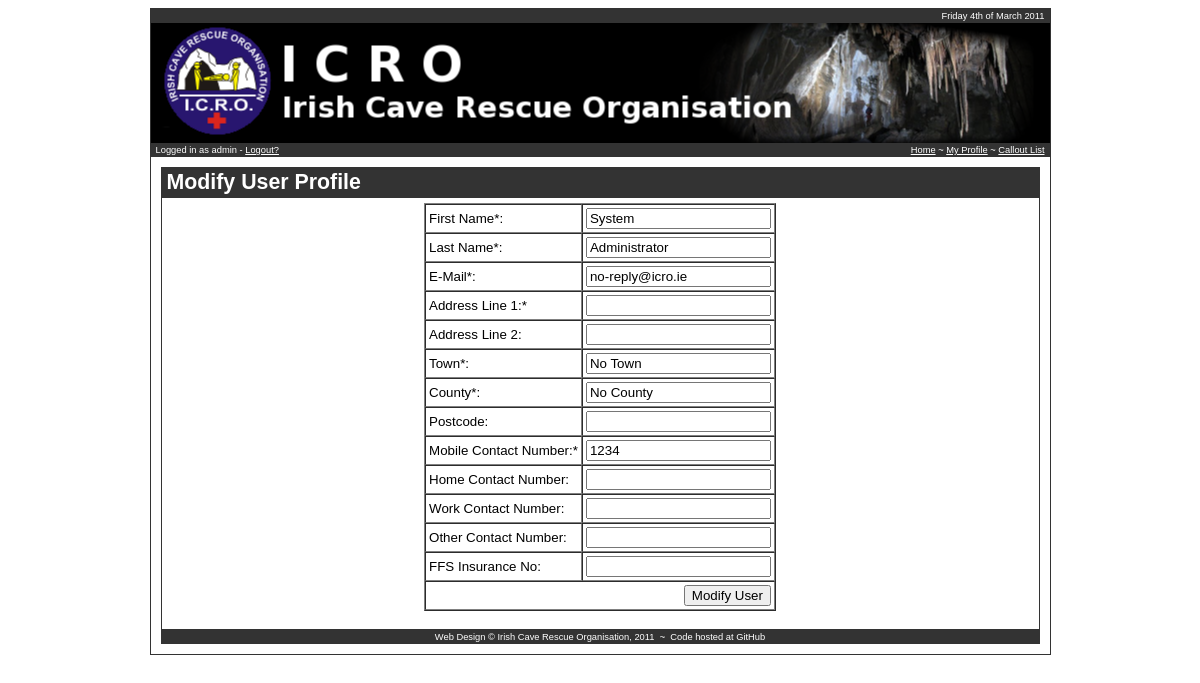
The page /edit_profile.php?user_id=2 (signed in) on the database its author committed.
### tables this page shows
CREATE TABLE `users` (
  `user_id` int(11) NOT NULL auto_increment,
  `first_name` varchar(45) NOT NULL,
  `last_name` varchar(45) NOT NULL,
  `home_phone` varchar(20) default NULL,
  `mobile_phone` varchar(20) default NULL,
  `work_phone` varchar(20) default NULL,
  `other_phone` varchar(20) default NULL,
  `address_line1` varchar(45) default NULL,
  `address_line2` varchar(45) default NULL,
  `town` varchar(45) default NULL,
  `county` varchar(45) default NULL,
  `postcode` varchar(10) default NULL,
  `email` varchar(45) NOT NULL,
  `username` varchar(45) NOT NULL,
  `password` varchar(45) NOT NULL,
  `regdate` datetime default NULL,
  `last_login` datetime default NULL,
  `active` int(2) default NULL,
  `lat` float default NULL,
  `lng` float default NULL,
  `ffs_num` varchar(15) default NULL,
  PRIMARY KEY  (`user_id`),
  UNIQUE KEY `K_USERNAME` (`username`)
);

### config/config.php (called while the page is built, shortened)
<?php
$DB_USER='root';
$DB_PASS='';
$DB_HOST='127.0.0.1';
$DB_NAME='icroweb';
$OFFLINE_SITE=false;
?>

### classes/DBLink.php (called while the page is built, shortened)
<?php
class DBLink
{
    var $db_object;
    function DBLink()
    {
        require('/var/www/html/icro/config/config.php');
        $this->db_object = mysql_connect($DB_HOST, $DB_USER, $DB_PASS);
    }
    function doQuery($query)
    {
        $result = mysql_query($query, $this->db_object);
        if (!$result)
        {
            $this->last_error = mysql_error();
            return false;
        }
        else
        {
            return true;
        }
    }
    function fetchQuery($query)
    {
        $result = mysql_query($query, $this->db_object);
        if (!$result)
        {
            $this->last_error = mysql_error();
            return false;
        }
        else
        {
            for ($i=0; $i < mysql_num_rows($result); $i++)
            {
                $res_array[$i] = mysql_fetch_array($result,MYSQL_BOTH);
            }
            return $res_array;
        }
    }
}
?>

### classes/Sentry.php (called while the page is built, shortened)
<?php
class Sentry
{
    function Sentry()
    {
		require('/var/www/html/icro/config/config.php');
    }
    function login($user = '', $pass = '')
    {
        require_once('DBLink.php');
        require_once('Validator.php');
        $loginConnector = new DBLink();
        $validate = new Validator();
        if (isset($_SESSION['username']) && isset($_SESSION['password']))
        {
            $user = $_SESSION['username'];
            $pass = $_SESSION['password'];
        }
        $sql = "SELECT * FROM users WHERE username = '$user' AND password = '$pass' AND active = 1";
        $this->userdata = $loginConnector->fetchQuery($sql);
        if (!$this->userdata)
        {
            $this->logout();
            return false;
        }
        else
        {
            $date = date("Y-m-d H:i:s");
            return true;
        }
    }
    function hasPermission($role_id = 0)
    {
        $db = new DBLink();
        $sql = "select * from user_roles where role_id=1 and user_id = '".$_SESSION['user_id']."';";
        $result = $db->fetchQuery($sql);
        if (!$result)
        {
            $sql = "select * from user_roles where role_id=$role_id and user_id = '".$_SESSION['user_id']."';";
            $result = $db->fetchQuery($sql);
            if (!$result)
            {
                return false;
            }
            else
            {
                return true;
            }
        }
        else
        {
            return true;
        }
    }
}
?>

### classes/Validator.php (called while the page is built, shortened)
<?php
class Validator
{
    function validateTextOnly($theinput,$description = '')
    {
        $result = ereg ("^[A-Za-z0-9\()' \.]+$", $theinput );
        if ($result)
        {
            return true;
        }
        else
        {
            $this->errors[] = $description;
            return false;
        }
    }
}
?>

### edit_profile.php (the view, shortened to what this page needs)
<?php
 require("template/header.php");
 echo "<div class='newsbox'>";
 echo "<div class='newstitle'>Modify User Profile</div>";
 echo "<div class='newscontent'>";
 if (!$theSentry->login())
 {
     echo "You need to be logged in to view this page";
 }
 else
 {
     if ($theSentry->hasPermission(2) || $_SESSION['user_id'] == $_GET['user_id'] || $_SESSION['user_id'] == $_POST['user_id'])
     {
         if (isset($_POST['do_modify']))
         {
             if (!$_POST['email'] | !$_POST['fname'] | !$_POST['lname'] | !$_POST['location1'] | !$_POST['locationTown'] | !$_POST['county'] | !$_POST['mobile'])
             {
                 echo('You did not fill in a required field. - <a href="user_mod.php">try again?</a>');
             }
             else
             {
                 $_POST['location1'] = strip_tags($_POST['location1']);
                 $_POST['location2'] = strip_tags($_POST['location2']);
                 if (!get_magic_quotes_gpc())
                 {
                     $_POST['email'] = addslashes($_POST['email']);
                 }
                 $update = "update users set first_name = '".$_POST['fname']."',
                                              last_name = '".$_POST['lname']."',
                                                  email = '".$_POST['email']."',
                                          address_line1 = '".$_POST['location1']."',
                                          address_line2 = '".$_POST['location2']."',
                                                   town = '".$_POST['locationTown']."',
                                                 county = '".$_POST['county']."',
                                               postcode = '".$_POST['postcode']."',
                                           mobile_phone = '".$_POST['mobile']."',
                                             home_phone = '".$_POST['home']."',
                                             work_phone = '".$_POST['work']."',
                                            other_phone = '".$_POST['other']."',
                                                ffs_num = '".$_POST['ffsno']."'
                                          where user_id = '".$_POST['user_id']."'";
                 $result = $theDB->doQuery($update);
                 if (!result)
                 {
                     print 'Error updating user in DB - '.$theDB->lasterror().' - <a href="user_add.php">try again?</a>';
                 }
                 else
                 {
                     $theLogger->log("Modified profile for ".$_POST['fname']." ".$_POST['lname']);
                     echo '<br/>User details successfully updated in DB<br/><br/>';
                 }
             }
         }
         else if (isset($_GET['user_id']))
         {
             $res = $theDB->fetchQuery("select * from users where user_id = '".$_GET['user_id']."';");
             if (!$res)
             {
                 echo "Invalid user_id!";
                 die();
             }
             else
             {
                 echo "<form action=\"edit_profile.php\" method=\"post\">";
                 echo "<table align=\"center\" border=\"1\" cellspacing=\"0\" cellpadding=\"3\">";
                 echo "<tr><td>First Name*:</td><td>";
                 echo "<input type=\"text\" name=\"fname\" value='".$res[0]['first_name']."' maxlength=\"50\">";
                 echo "</td></tr>";
                 echo "<tr><td>Last Name*:</td><td>";
                 echo "<input type=\"text\" name=\"lname\" value='".$res[0]['last_name']."' maxlength=\"50\">";
                 echo "</td></tr>";
                 echo "<tr><td>E-Mail*:</td><td>";
                 echo "<input type=\"text\" name=\"email\" value='".$res[0]['email']."' maxlength=\"100\">";
                 echo "</td></tr>";
                 echo "<tr><td>Address Line 1:*</td><td>";
                 echo "<input type=\"text\" name=\"location1\" value='".$res[0]['address_line1']."' maxlength=\"100\">";
                 echo "</td></tr>";
                 echo "<tr><td>Address Line 2:</td><td>";
                 echo "<input type=\"text\" name=\"location2\" value='".$res[0]['address_line2']."' maxlength=\"100\">";
                 echo "</td></tr>";
                 echo "<tr><td>Town*:</td><td>";
                 echo "<input type=\"text\" name=\"locationTown\" value='".$res[0]['town']."' maxlength=\"100\">";
                 echo "</td></tr>";
                 echo "<tr><td>County*:</td><td>";
                 echo "<input type=\"text\" name=\"county\" value='".$res[0]['county']."' maxlength=\"100\">";
                 echo "</td></tr>";
                 echo "<tr><td>Postcode:</td><td>";
                 echo "<input type=\"text\" name=\"postcode\" value='".$res[0]['postcode']."' maxlength=\"100\">";
                 echo "</td></tr>";
                 echo "<tr><td>Mobile Contact Number:*</td><td>";
                 echo "<input type=\"text\" name=\"mobile\" value='".$res[0]['mobile_phone']."' maxlength=\"100\">";
                 echo "</td></tr>";
                 echo "<tr><td>Home Contact Number:</td><td>";
                 echo "<input type=\"text\" name=\"home\" value='".$res[0]['home_phone']."' maxlength=\"100\">";
                 echo "</td></tr>";
                 echo "<tr><td>Work Contact Number:</td><td>";
                 echo "<input type=\"text\" name=\"work\" value='".$res[0]['work_phone']."' maxlength=\"100\">";
                 echo "</td></tr>";
                 echo "<tr><td>Other Contact Number:</td><td>";
                 echo "<input type=\"text\" name=\"other\" value='".$res[0]['other_phone']."' maxlength=\"100\">";
                 echo "</td></tr>";
                 echo "<tr><td>FFS Insurance No:</td><td>";
                 echo "<input type=\"text\" name=\"ffsno\" value='".$res[0]['ffs_num']."' maxlength=\"100\">";
                 echo "</td></tr>";
                 echo "<tr><td colspan=\"2\" align=\"right\">";
                 echo "<input type=\"submit\" name=\"do_modify\" value=\"Modify User\">";
                 echo "</td></tr>";
                 echo "</table>";
                 echo "</form>";
            }
         }
         else
         {
             echo "<br/>Missing parameter<br/><br/>";
         }
     }
     else
     {
         echo "<br/>Permission Denied - Sorry!<br/><br/>";
     }
 }
 echo "<div id='clear_both' style='clear:both;'></div></div>";
?>

### css/default.css (style rules this page uses)
body { text-align: center; min-width: 900px; }
.copyfooter { width: 100%; background: #333333; color: #ffffff; font-size: 7pt; text-align: center; padding: 2px 0px 2px 0px; clear: both; }
.copyfooter A { text-decoration: none; color: #ffffff; }
.newstitle { border: 1px solid #333333; background: #333333; color: white; font-size: 16pt; font-weight: bold; padding: 2px 0 2px 5px; }
.newscontent { padding: 5px 5px 5px 5px; font-size: 10pt; border-left: 1px solid #333333; border-right: 1px solid #333333; border-bottom: 1px solid #333333; }
TD { font-size: 10pt; }

### rows shown on the page
users: fname "System", lname "Administrator", email "no-reply@icro.ie", locationTown "No Town", county "No County", mobile "1234"

### other values the page prints
$_SESSION['username'] "admin"
